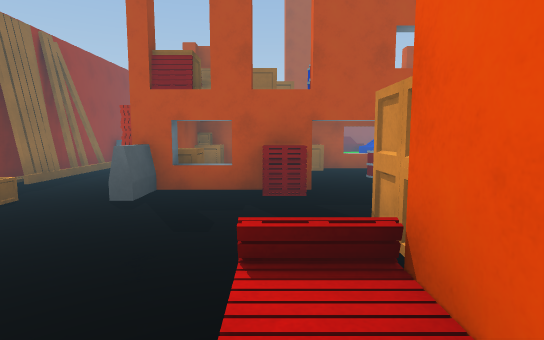
view 1 (above)

22 first-person views from a walk through a 3-D level made in the Unity game engine. The camera is 1.5 m above the floor, tilts 6° down and sees 80° across. The floor is counted in squares, 2 m on a side. Each view is taken from the middle of a square. On the plan, view 1 faces up. The plan holds only what a view shows up to about 11 squares ahead; the rest is blank. The place goes on beyond the plan.

view 2
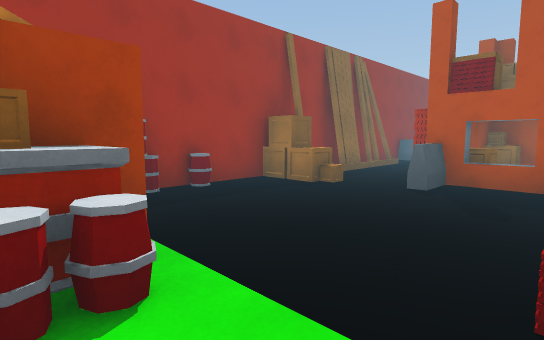

view 3
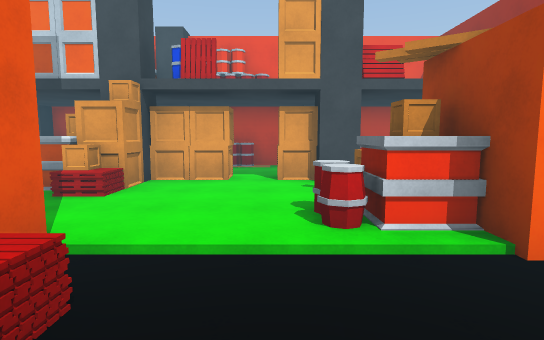

view 4
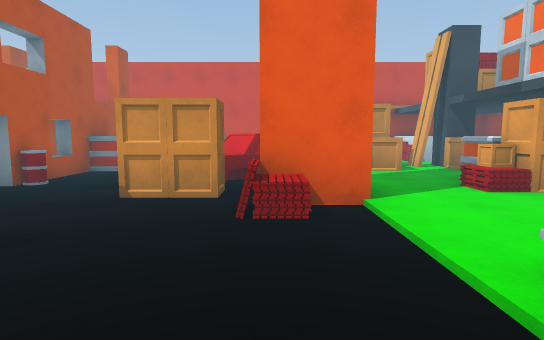

view 5
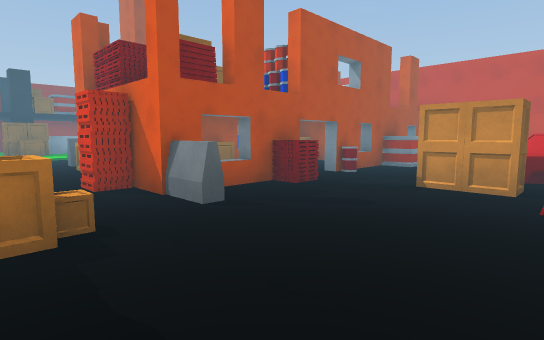

view 6
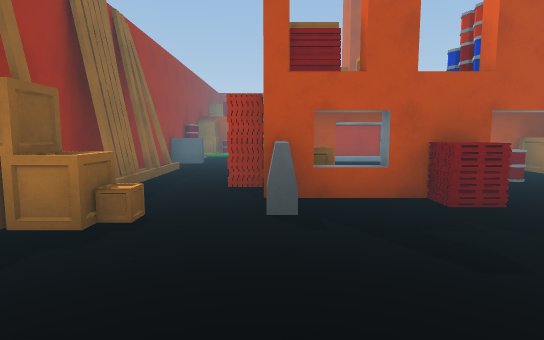

view 7
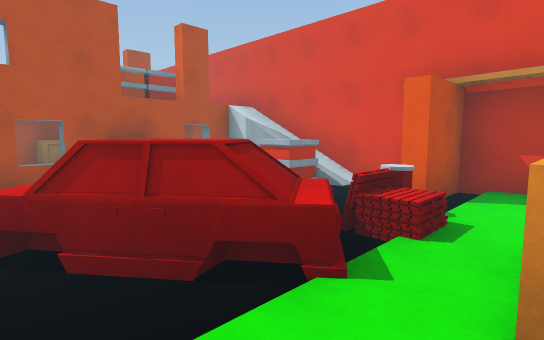

view 8
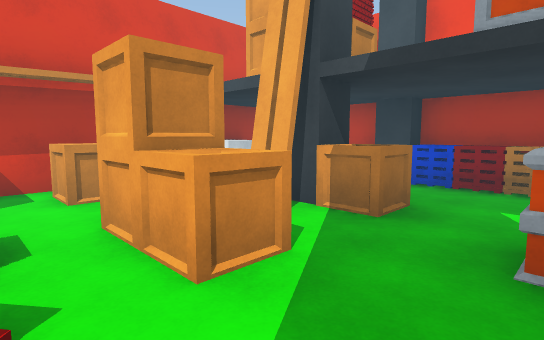

view 9
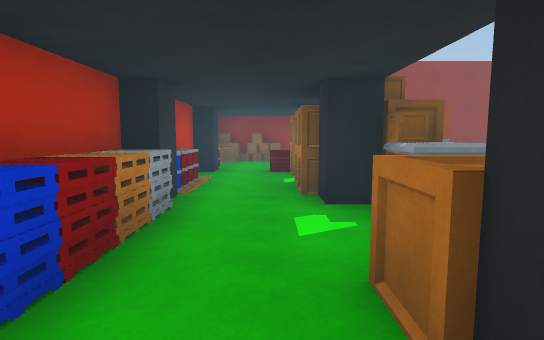

view 10
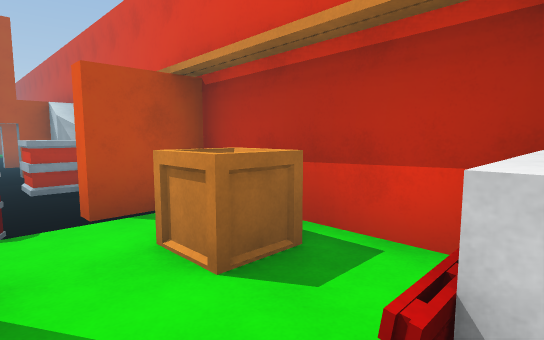

view 11
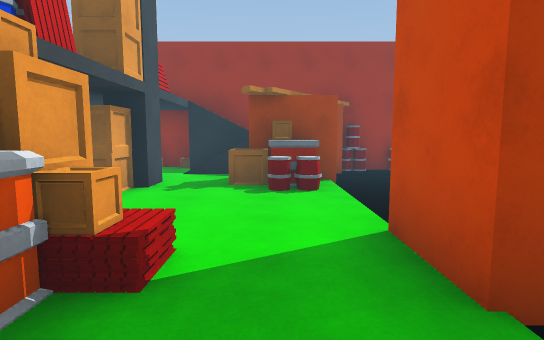

view 12
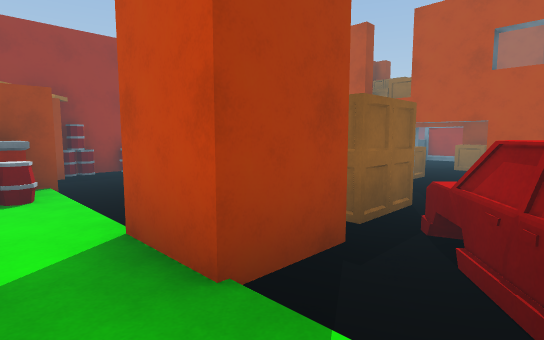

view 13
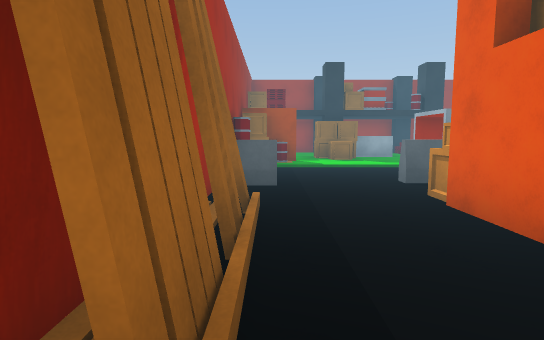

view 14
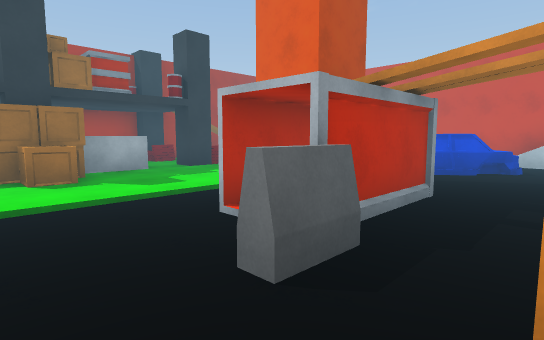

view 15
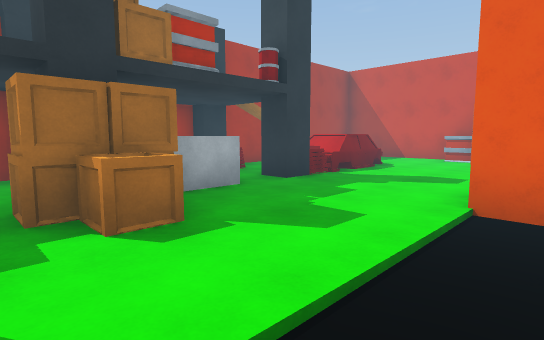

view 16
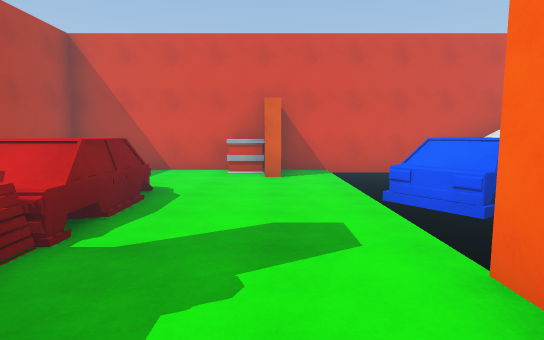

view 17
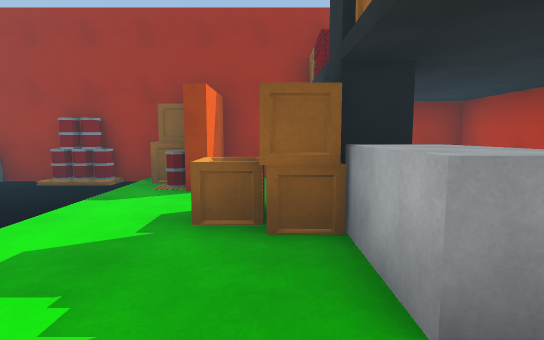

view 18
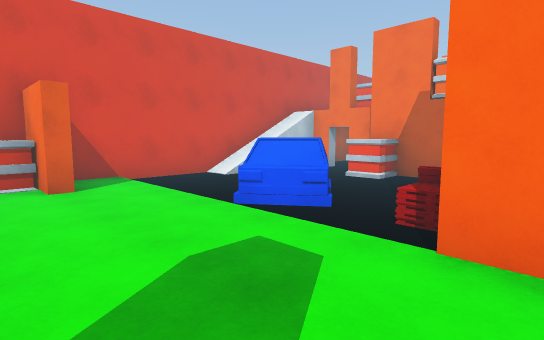

view 19
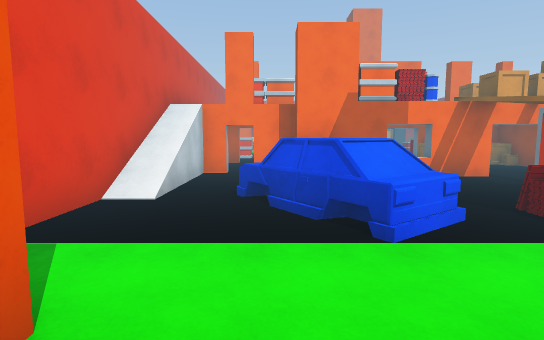

view 20
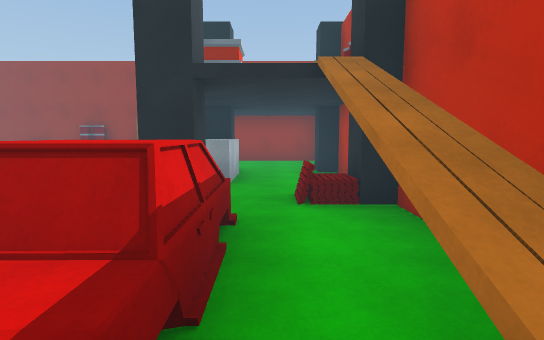

view 21
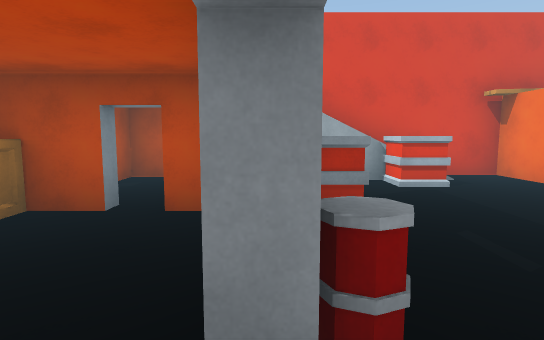

view 22
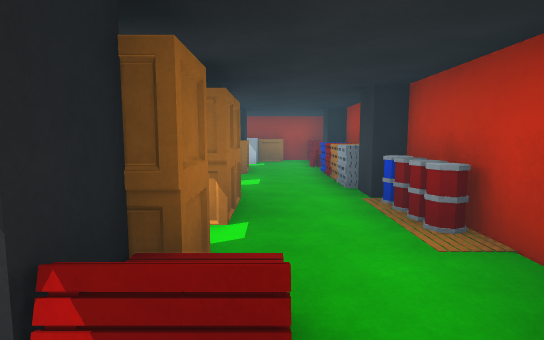

### Floor plan
Key: @ floor where view 1 was taken; # wall or solid block; x gap in a wall; . main floor; : floor 0.25 m higher than the main floor; / step, stairs or slope; = window, fence, low wall or low ledge; ^ raised ledge; O other object.
Columns run from 5 left of view 1 to 8 right of it. Each row starts with its distance up from view 1.
 19 ############
 18 #::#::#:##: ##
 17 #:::::::::: :#
 16 #::O^^#^^^:::#
 15 #:OO::::::::O
 14 #OO::::::::###
 13 #O///////////#
 12 O...###^/^...#
 11 O.../  ..##./#
 10 ##.####...=./#
  9 #..O.....O../#
  8 ##.#O.O^#O##/#
  7 ##. .....## /#
  6 #..#...O.##//#
  5 #..#OO.O=##//#
  4 OO.......O../#
  3 #.....O....O/#
  2 O.....O=#.../#
  1 O....^x.=^...#
  0  ##O/@#//^O###
 -1   #OO::::OOO:#
 -2 #  :::OO:##::#
 -3 #::#OOO::O:^##
 -4 #::O::O:::::O
 -5 #OO::OO^^^^##
 -6 #############

Positions as (right, up) in squares from view 1, and headings:
1: (0, 0), facing up
2: (0, -1), facing up-left
3: (-1, 2), facing down
4: (-3, 1), facing right
5: (-4, 1), facing up-right
6: (-2, 1), facing up
7: (2, -1), facing up-right
8: (2, 0), facing down-right
9: (5, -4), facing left
10: (5, -3), facing up-right
11: (3, -1), facing left
12: (3, -1), facing up-left
13: (-4, 5), facing up
14: (-3, 9), facing up-right
15: (-3, 12), facing up-right
16: (0, 14), facing right
17: (1, 15), facing left
18: (1, 15), facing down-right
19: (5, 15), facing down
20: (5, 17), facing left
21: (1, 5), facing right
22: (-3, -4), facing right
